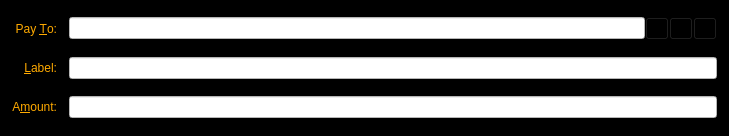
<?xml version="1.0" encoding="UTF-8"?>
<ui version="4.0">
 <class>SendCoinsEntry</class>
 <widget class="QFrame" name="SendCoinsEntry">
  <property name="geometry">
   <rect>
    <x>0</x>
    <y>0</y>
    <width>729</width>
    <height>136</height>
   </rect>
  </property>
  <property name="palette">
   <palette>
    <active>
     <colorrole role="WindowText">
      <brush brushstyle="SolidPattern">
       <color alpha="255">
        <red>170</red>
        <green>0</green>
        <blue>0</blue>
       </color>
      </brush>
     </colorrole>
     <colorrole role="Button">
      <brush brushstyle="SolidPattern">
       <color alpha="255">
        <red>0</red>
        <green>0</green>
        <blue>0</blue>
       </color>
      </brush>
     </colorrole>
     <colorrole role="Midlight">
      <brush brushstyle="SolidPattern">
       <color alpha="255">
        <red>255</red>
        <green>255</green>
        <blue>255</blue>
       </color>
      </brush>
     </colorrole>
     <colorrole role="Dark">
      <brush brushstyle="SolidPattern">
       <color alpha="255">
        <red>255</red>
        <green>255</green>
        <blue>255</blue>
       </color>
      </brush>
     </colorrole>
     <colorrole role="Mid">
      <brush brushstyle="SolidPattern">
       <color alpha="255">
        <red>255</red>
        <green>255</green>
        <blue>255</blue>
       </color>
      </brush>
     </colorrole>
     <colorrole role="Text">
      <brush brushstyle="SolidPattern">
       <color alpha="255">
        <red>170</red>
        <green>0</green>
        <blue>0</blue>
       </color>
      </brush>
     </colorrole>
     <colorrole role="ButtonText">
      <brush brushstyle="SolidPattern">
       <color alpha="255">
        <red>170</red>
        <green>0</green>
        <blue>0</blue>
       </color>
      </brush>
     </colorrole>
     <colorrole role="Base">
      <brush brushstyle="SolidPattern">
       <color alpha="255">
        <red>0</red>
        <green>0</green>
        <blue>0</blue>
       </color>
      </brush>
     </colorrole>
     <colorrole role="Window">
      <brush brushstyle="SolidPattern">
       <color alpha="255">
        <red>0</red>
        <green>0</green>
        <blue>0</blue>
       </color>
      </brush>
     </colorrole>
     <colorrole role="LinkVisited">
      <brush brushstyle="SolidPattern">
       <color alpha="255">
        <red>255</red>
        <green>0</green>
        <blue>0</blue>
       </color>
      </brush>
     </colorrole>
     <colorrole role="ToolTipText">
      <brush brushstyle="SolidPattern">
       <color alpha="255">
        <red>0</red>
        <green>0</green>
        <blue>0</blue>
       </color>
      </brush>
     </colorrole>
    </active>
    <inactive>
     <colorrole role="WindowText">
      <brush brushstyle="SolidPattern">
       <color alpha="255">
        <red>170</red>
        <green>0</green>
        <blue>0</blue>
       </color>
      </brush>
     </colorrole>
     <colorrole role="Button">
      <brush brushstyle="SolidPattern">
       <color alpha="255">
        <red>0</red>
        <green>0</green>
        <blue>0</blue>
       </color>
      </brush>
     </colorrole>
     <colorrole role="Midlight">
      <brush brushstyle="SolidPattern">
       <color alpha="255">
        <red>255</red>
        <green>255</green>
        <blue>255</blue>
       </color>
      </brush>
     </colorrole>
     <colorrole role="Dark">
      <brush brushstyle="SolidPattern">
       <color alpha="255">
        <red>255</red>
        <green>255</green>
        <blue>255</blue>
       </color>
      </brush>
     </colorrole>
     <colorrole role="Mid">
      <brush brushstyle="SolidPattern">
       <color alpha="255">
        <red>255</red>
        <green>255</green>
        <blue>255</blue>
       </color>
      </brush>
     </colorrole>
     <colorrole role="Text">
      <brush brushstyle="SolidPattern">
       <color alpha="255">
        <red>170</red>
        <green>0</green>
        <blue>0</blue>
       </color>
      </brush>
     </colorrole>
     <colorrole role="ButtonText">
      <brush brushstyle="SolidPattern">
       <color alpha="255">
        <red>170</red>
        <green>0</green>
        <blue>0</blue>
       </color>
      </brush>
     </colorrole>
     <colorrole role="Base">
      <brush brushstyle="SolidPattern">
       <color alpha="255">
        <red>0</red>
        <green>0</green>
        <blue>0</blue>
       </color>
      </brush>
     </colorrole>
     <colorrole role="Window">
      <brush brushstyle="SolidPattern">
       <color alpha="255">
        <red>0</red>
        <green>0</green>
        <blue>0</blue>
       </color>
      </brush>
     </colorrole>
     <colorrole role="LinkVisited">
      <brush brushstyle="SolidPattern">
       <color alpha="255">
        <red>255</red>
        <green>0</green>
        <blue>0</blue>
       </color>
      </brush>
     </colorrole>
     <colorrole role="ToolTipText">
      <brush brushstyle="SolidPattern">
       <color alpha="255">
        <red>0</red>
        <green>0</green>
        <blue>0</blue>
       </color>
      </brush>
     </colorrole>
    </inactive>
    <disabled>
     <colorrole role="WindowText">
      <brush brushstyle="SolidPattern">
       <color alpha="255">
        <red>255</red>
        <green>255</green>
        <blue>255</blue>
       </color>
      </brush>
     </colorrole>
     <colorrole role="Button">
      <brush brushstyle="SolidPattern">
       <color alpha="255">
        <red>0</red>
        <green>0</green>
        <blue>0</blue>
       </color>
      </brush>
     </colorrole>
     <colorrole role="Midlight">
      <brush brushstyle="SolidPattern">
       <color alpha="255">
        <red>255</red>
        <green>255</green>
        <blue>255</blue>
       </color>
      </brush>
     </colorrole>
     <colorrole role="Dark">
      <brush brushstyle="SolidPattern">
       <color alpha="255">
        <red>255</red>
        <green>255</green>
        <blue>255</blue>
       </color>
      </brush>
     </colorrole>
     <colorrole role="Mid">
      <brush brushstyle="SolidPattern">
       <color alpha="255">
        <red>255</red>
        <green>255</green>
        <blue>255</blue>
       </color>
      </brush>
     </colorrole>
     <colorrole role="Text">
      <brush brushstyle="SolidPattern">
       <color alpha="255">
        <red>255</red>
        <green>255</green>
        <blue>255</blue>
       </color>
      </brush>
     </colorrole>
     <colorrole role="ButtonText">
      <brush brushstyle="SolidPattern">
       <color alpha="255">
        <red>255</red>
        <green>255</green>
        <blue>255</blue>
       </color>
      </brush>
     </colorrole>
     <colorrole role="Base">
      <brush brushstyle="SolidPattern">
       <color alpha="255">
        <red>0</red>
        <green>0</green>
        <blue>0</blue>
       </color>
      </brush>
     </colorrole>
     <colorrole role="Window">
      <brush brushstyle="SolidPattern">
       <color alpha="255">
        <red>0</red>
        <green>0</green>
        <blue>0</blue>
       </color>
      </brush>
     </colorrole>
     <colorrole role="LinkVisited">
      <brush brushstyle="SolidPattern">
       <color alpha="255">
        <red>255</red>
        <green>0</green>
        <blue>0</blue>
       </color>
      </brush>
     </colorrole>
     <colorrole role="ToolTipText">
      <brush brushstyle="SolidPattern">
       <color alpha="255">
        <red>0</red>
        <green>0</green>
        <blue>0</blue>
       </color>
      </brush>
     </colorrole>
    </disabled>
   </palette>
  </property>
  <property name="windowTitle">
   <string>Form</string>
  </property>
  <property name="styleSheet">
   <string notr="true">background-color: rgb(0, 0, 0);</string>
  </property>
  <property name="frameShape">
   <enum>QFrame::StyledPanel</enum>
  </property>
  <property name="frameShadow">
   <enum>QFrame::Sunken</enum>
  </property>
  <layout class="QGridLayout" name="gridLayout">
   <property name="spacing">
    <number>12</number>
   </property>
   <item row="5" column="0">
    <widget class="QLabel" name="label">
     <property name="palette">
      <palette>
       <active>
        <colorrole role="WindowText">
         <brush brushstyle="SolidPattern">
          <color alpha="255">
           <red>255</red>
           <green>170</green>
           <blue>0</blue>
          </color>
         </brush>
        </colorrole>
        <colorrole role="Button">
         <brush brushstyle="SolidPattern">
          <color alpha="255">
           <red>0</red>
           <green>0</green>
           <blue>0</blue>
          </color>
         </brush>
        </colorrole>
        <colorrole role="Base">
         <brush brushstyle="SolidPattern">
          <color alpha="255">
           <red>0</red>
           <green>0</green>
           <blue>0</blue>
          </color>
         </brush>
        </colorrole>
        <colorrole role="Window">
         <brush brushstyle="SolidPattern">
          <color alpha="255">
           <red>0</red>
           <green>0</green>
           <blue>0</blue>
          </color>
         </brush>
        </colorrole>
       </active>
       <inactive>
        <colorrole role="WindowText">
         <brush brushstyle="SolidPattern">
          <color alpha="255">
           <red>255</red>
           <green>170</green>
           <blue>0</blue>
          </color>
         </brush>
        </colorrole>
        <colorrole role="Button">
         <brush brushstyle="SolidPattern">
          <color alpha="255">
           <red>0</red>
           <green>0</green>
           <blue>0</blue>
          </color>
         </brush>
        </colorrole>
        <colorrole role="Base">
         <brush brushstyle="SolidPattern">
          <color alpha="255">
           <red>0</red>
           <green>0</green>
           <blue>0</blue>
          </color>
         </brush>
        </colorrole>
        <colorrole role="Window">
         <brush brushstyle="SolidPattern">
          <color alpha="255">
           <red>0</red>
           <green>0</green>
           <blue>0</blue>
          </color>
         </brush>
        </colorrole>
       </inactive>
       <disabled>
        <colorrole role="WindowText">
         <brush brushstyle="SolidPattern">
          <color alpha="255">
           <red>132</red>
           <green>132</green>
           <blue>132</blue>
          </color>
         </brush>
        </colorrole>
        <colorrole role="Button">
         <brush brushstyle="SolidPattern">
          <color alpha="255">
           <red>0</red>
           <green>0</green>
           <blue>0</blue>
          </color>
         </brush>
        </colorrole>
        <colorrole role="Base">
         <brush brushstyle="SolidPattern">
          <color alpha="255">
           <red>0</red>
           <green>0</green>
           <blue>0</blue>
          </color>
         </brush>
        </colorrole>
        <colorrole role="Window">
         <brush brushstyle="SolidPattern">
          <color alpha="255">
           <red>0</red>
           <green>0</green>
           <blue>0</blue>
          </color>
         </brush>
        </colorrole>
       </disabled>
      </palette>
     </property>
     <property name="text">
      <string>A&amp;mount:</string>
     </property>
     <property name="alignment">
      <set>Qt::AlignRight|Qt::AlignTrailing|Qt::AlignVCenter</set>
     </property>
     <property name="buddy">
      <cstring>payAmount</cstring>
     </property>
    </widget>
   </item>
   <item row="3" column="0">
    <widget class="QLabel" name="label_2">
     <property name="palette">
      <palette>
       <active>
        <colorrole role="WindowText">
         <brush brushstyle="SolidPattern">
          <color alpha="255">
           <red>255</red>
           <green>170</green>
           <blue>0</blue>
          </color>
         </brush>
        </colorrole>
        <colorrole role="Button">
         <brush brushstyle="SolidPattern">
          <color alpha="255">
           <red>0</red>
           <green>0</green>
           <blue>0</blue>
          </color>
         </brush>
        </colorrole>
        <colorrole role="Base">
         <brush brushstyle="SolidPattern">
          <color alpha="255">
           <red>0</red>
           <green>0</green>
           <blue>0</blue>
          </color>
         </brush>
        </colorrole>
        <colorrole role="Window">
         <brush brushstyle="SolidPattern">
          <color alpha="255">
           <red>0</red>
           <green>0</green>
           <blue>0</blue>
          </color>
         </brush>
        </colorrole>
       </active>
       <inactive>
        <colorrole role="WindowText">
         <brush brushstyle="SolidPattern">
          <color alpha="255">
           <red>255</red>
           <green>170</green>
           <blue>0</blue>
          </color>
         </brush>
        </colorrole>
        <colorrole role="Button">
         <brush brushstyle="SolidPattern">
          <color alpha="255">
           <red>0</red>
           <green>0</green>
           <blue>0</blue>
          </color>
         </brush>
        </colorrole>
        <colorrole role="Base">
         <brush brushstyle="SolidPattern">
          <color alpha="255">
           <red>0</red>
           <green>0</green>
           <blue>0</blue>
          </color>
         </brush>
        </colorrole>
        <colorrole role="Window">
         <brush brushstyle="SolidPattern">
          <color alpha="255">
           <red>0</red>
           <green>0</green>
           <blue>0</blue>
          </color>
         </brush>
        </colorrole>
       </inactive>
       <disabled>
        <colorrole role="WindowText">
         <brush brushstyle="SolidPattern">
          <color alpha="255">
           <red>132</red>
           <green>132</green>
           <blue>132</blue>
          </color>
         </brush>
        </colorrole>
        <colorrole role="Button">
         <brush brushstyle="SolidPattern">
          <color alpha="255">
           <red>0</red>
           <green>0</green>
           <blue>0</blue>
          </color>
         </brush>
        </colorrole>
        <colorrole role="Base">
         <brush brushstyle="SolidPattern">
          <color alpha="255">
           <red>0</red>
           <green>0</green>
           <blue>0</blue>
          </color>
         </brush>
        </colorrole>
        <colorrole role="Window">
         <brush brushstyle="SolidPattern">
          <color alpha="255">
           <red>0</red>
           <green>0</green>
           <blue>0</blue>
          </color>
         </brush>
        </colorrole>
       </disabled>
      </palette>
     </property>
     <property name="text">
      <string>Pay &amp;To:</string>
     </property>
     <property name="alignment">
      <set>Qt::AlignRight|Qt::AlignTrailing|Qt::AlignVCenter</set>
     </property>
     <property name="buddy">
      <cstring>payTo</cstring>
     </property>
    </widget>
   </item>
   <item row="5" column="1">
    <widget class="BitcoinAmountField" name="payAmount">
     <property name="palette">
      <palette>
       <active>
        <colorrole role="WindowText">
         <brush brushstyle="SolidPattern">
          <color alpha="255">
           <red>202</red>
           <green>117</green>
           <blue>19</blue>
          </color>
         </brush>
        </colorrole>
        <colorrole role="Button">
         <brush brushstyle="SolidPattern">
          <color alpha="255">
           <red>255</red>
           <green>255</green>
           <blue>255</blue>
          </color>
         </brush>
        </colorrole>
        <colorrole role="Text">
         <brush brushstyle="SolidPattern">
          <color alpha="255">
           <red>202</red>
           <green>117</green>
           <blue>19</blue>
          </color>
         </brush>
        </colorrole>
        <colorrole role="ButtonText">
         <brush brushstyle="SolidPattern">
          <color alpha="255">
           <red>202</red>
           <green>117</green>
           <blue>19</blue>
          </color>
         </brush>
        </colorrole>
        <colorrole role="Base">
         <brush brushstyle="SolidPattern">
          <color alpha="255">
           <red>255</red>
           <green>255</green>
           <blue>255</blue>
          </color>
         </brush>
        </colorrole>
        <colorrole role="Window">
         <brush brushstyle="SolidPattern">
          <color alpha="255">
           <red>255</red>
           <green>255</green>
           <blue>255</blue>
          </color>
         </brush>
        </colorrole>
       </active>
       <inactive>
        <colorrole role="WindowText">
         <brush brushstyle="SolidPattern">
          <color alpha="255">
           <red>202</red>
           <green>117</green>
           <blue>19</blue>
          </color>
         </brush>
        </colorrole>
        <colorrole role="Button">
         <brush brushstyle="SolidPattern">
          <color alpha="255">
           <red>255</red>
           <green>255</green>
           <blue>255</blue>
          </color>
         </brush>
        </colorrole>
        <colorrole role="Text">
         <brush brushstyle="SolidPattern">
          <color alpha="255">
           <red>202</red>
           <green>117</green>
           <blue>19</blue>
          </color>
         </brush>
        </colorrole>
        <colorrole role="ButtonText">
         <brush brushstyle="SolidPattern">
          <color alpha="255">
           <red>202</red>
           <green>117</green>
           <blue>19</blue>
          </color>
         </brush>
        </colorrole>
        <colorrole role="Base">
         <brush brushstyle="SolidPattern">
          <color alpha="255">
           <red>255</red>
           <green>255</green>
           <blue>255</blue>
          </color>
         </brush>
        </colorrole>
        <colorrole role="Window">
         <brush brushstyle="SolidPattern">
          <color alpha="255">
           <red>255</red>
           <green>255</green>
           <blue>255</blue>
          </color>
         </brush>
        </colorrole>
       </inactive>
       <disabled>
        <colorrole role="WindowText">
         <brush brushstyle="SolidPattern">
          <color alpha="255">
           <red>202</red>
           <green>117</green>
           <blue>19</blue>
          </color>
         </brush>
        </colorrole>
        <colorrole role="Button">
         <brush brushstyle="SolidPattern">
          <color alpha="255">
           <red>255</red>
           <green>255</green>
           <blue>255</blue>
          </color>
         </brush>
        </colorrole>
        <colorrole role="Text">
         <brush brushstyle="SolidPattern">
          <color alpha="255">
           <red>202</red>
           <green>117</green>
           <blue>19</blue>
          </color>
         </brush>
        </colorrole>
        <colorrole role="ButtonText">
         <brush brushstyle="SolidPattern">
          <color alpha="255">
           <red>202</red>
           <green>117</green>
           <blue>19</blue>
          </color>
         </brush>
        </colorrole>
        <colorrole role="Base">
         <brush brushstyle="SolidPattern">
          <color alpha="255">
           <red>255</red>
           <green>255</green>
           <blue>255</blue>
          </color>
         </brush>
        </colorrole>
        <colorrole role="Window">
         <brush brushstyle="SolidPattern">
          <color alpha="255">
           <red>255</red>
           <green>255</green>
           <blue>255</blue>
          </color>
         </brush>
        </colorrole>
       </disabled>
      </palette>
     </property>
     <property name="focusPolicy">
      <enum>Qt::ClickFocus</enum>
     </property>
     <property name="autoFillBackground">
      <bool>false</bool>
     </property>
     <property name="styleSheet">
      <string notr="true">color: rgb(202, 117, 19);
background-color: rgb(255, 255, 255);
border-color: rgb(202, 117, 19);</string>
     </property>
    </widget>
   </item>
   <item row="4" column="1">
    <layout class="QHBoxLayout" name="horizontalLayout_2">
     <property name="spacing">
      <number>0</number>
     </property>
     <item>
      <widget class="QValidatedLineEdit" name="addAsLabel">
       <property name="enabled">
        <bool>true</bool>
       </property>
       <property name="palette">
        <palette>
         <active>
          <colorrole role="WindowText">
           <brush brushstyle="SolidPattern">
            <color alpha="255">
             <red>202</red>
             <green>117</green>
             <blue>19</blue>
            </color>
           </brush>
          </colorrole>
          <colorrole role="Button">
           <brush brushstyle="SolidPattern">
            <color alpha="255">
             <red>255</red>
             <green>255</green>
             <blue>255</blue>
            </color>
           </brush>
          </colorrole>
          <colorrole role="Text">
           <brush brushstyle="SolidPattern">
            <color alpha="255">
             <red>202</red>
             <green>117</green>
             <blue>19</blue>
            </color>
           </brush>
          </colorrole>
          <colorrole role="ButtonText">
           <brush brushstyle="SolidPattern">
            <color alpha="255">
             <red>202</red>
             <green>117</green>
             <blue>19</blue>
            </color>
           </brush>
          </colorrole>
          <colorrole role="Base">
           <brush brushstyle="SolidPattern">
            <color alpha="255">
             <red>255</red>
             <green>255</green>
             <blue>255</blue>
            </color>
           </brush>
          </colorrole>
          <colorrole role="Window">
           <brush brushstyle="SolidPattern">
            <color alpha="255">
             <red>255</red>
             <green>255</green>
             <blue>255</blue>
            </color>
           </brush>
          </colorrole>
          <colorrole role="Shadow">
           <brush brushstyle="SolidPattern">
            <color alpha="255">
             <red>255</red>
             <green>255</green>
             <blue>255</blue>
            </color>
           </brush>
          </colorrole>
          <colorrole role="HighlightedText">
           <brush brushstyle="SolidPattern">
            <color alpha="255">
             <red>255</red>
             <green>255</green>
             <blue>255</blue>
            </color>
           </brush>
          </colorrole>
         </active>
         <inactive>
          <colorrole role="WindowText">
           <brush brushstyle="SolidPattern">
            <color alpha="255">
             <red>202</red>
             <green>117</green>
             <blue>19</blue>
            </color>
           </brush>
          </colorrole>
          <colorrole role="Button">
           <brush brushstyle="SolidPattern">
            <color alpha="255">
             <red>255</red>
             <green>255</green>
             <blue>255</blue>
            </color>
           </brush>
          </colorrole>
          <colorrole role="Text">
           <brush brushstyle="SolidPattern">
            <color alpha="255">
             <red>202</red>
             <green>117</green>
             <blue>19</blue>
            </color>
           </brush>
          </colorrole>
          <colorrole role="ButtonText">
           <brush brushstyle="SolidPattern">
            <color alpha="255">
             <red>202</red>
             <green>117</green>
             <blue>19</blue>
            </color>
           </brush>
          </colorrole>
          <colorrole role="Base">
           <brush brushstyle="SolidPattern">
            <color alpha="255">
             <red>255</red>
             <green>255</green>
             <blue>255</blue>
            </color>
           </brush>
          </colorrole>
          <colorrole role="Window">
           <brush brushstyle="SolidPattern">
            <color alpha="255">
             <red>255</red>
             <green>255</green>
             <blue>255</blue>
            </color>
           </brush>
          </colorrole>
          <colorrole role="Shadow">
           <brush brushstyle="SolidPattern">
            <color alpha="255">
             <red>255</red>
             <green>255</green>
             <blue>255</blue>
            </color>
           </brush>
          </colorrole>
          <colorrole role="HighlightedText">
           <brush brushstyle="SolidPattern">
            <color alpha="255">
             <red>255</red>
             <green>255</green>
             <blue>255</blue>
            </color>
           </brush>
          </colorrole>
         </inactive>
         <disabled>
          <colorrole role="WindowText">
           <brush brushstyle="SolidPattern">
            <color alpha="255">
             <red>202</red>
             <green>117</green>
             <blue>19</blue>
            </color>
           </brush>
          </colorrole>
          <colorrole role="Button">
           <brush brushstyle="SolidPattern">
            <color alpha="255">
             <red>255</red>
             <green>255</green>
             <blue>255</blue>
            </color>
           </brush>
          </colorrole>
          <colorrole role="Text">
           <brush brushstyle="SolidPattern">
            <color alpha="255">
             <red>202</red>
             <green>117</green>
             <blue>19</blue>
            </color>
           </brush>
          </colorrole>
          <colorrole role="ButtonText">
           <brush brushstyle="SolidPattern">
            <color alpha="255">
             <red>202</red>
             <green>117</green>
             <blue>19</blue>
            </color>
           </brush>
          </colorrole>
          <colorrole role="Base">
           <brush brushstyle="SolidPattern">
            <color alpha="255">
             <red>255</red>
             <green>255</green>
             <blue>255</blue>
            </color>
           </brush>
          </colorrole>
          <colorrole role="Window">
           <brush brushstyle="SolidPattern">
            <color alpha="255">
             <red>255</red>
             <green>255</green>
             <blue>255</blue>
            </color>
           </brush>
          </colorrole>
          <colorrole role="Shadow">
           <brush brushstyle="SolidPattern">
            <color alpha="255">
             <red>255</red>
             <green>255</green>
             <blue>255</blue>
            </color>
           </brush>
          </colorrole>
          <colorrole role="HighlightedText">
           <brush brushstyle="SolidPattern">
            <color alpha="255">
             <red>255</red>
             <green>255</green>
             <blue>255</blue>
            </color>
           </brush>
          </colorrole>
         </disabled>
        </palette>
       </property>
       <property name="toolTip">
        <string>&lt;html&gt;&lt;head/&gt;&lt;body&gt;&lt;p&gt;&lt;span style=&quot; color:#aa0000;&quot;&gt;Enter a label for this address to add it to your address book&lt;/span&gt;&lt;/p&gt;&lt;/body&gt;&lt;/html&gt;</string>
       </property>
       <property name="styleSheet">
        <string notr="true">color: rgb(202, 117, 19);
background-color: rgb(255, 255, 255);
border-color: rgb(202, 117, 19);</string>
       </property>
      </widget>
     </item>
    </layout>
   </item>
   <item row="4" column="0">
    <widget class="QLabel" name="label_4">
     <property name="palette">
      <palette>
       <active>
        <colorrole role="WindowText">
         <brush brushstyle="SolidPattern">
          <color alpha="255">
           <red>255</red>
           <green>170</green>
           <blue>0</blue>
          </color>
         </brush>
        </colorrole>
        <colorrole role="Button">
         <brush brushstyle="SolidPattern">
          <color alpha="255">
           <red>0</red>
           <green>0</green>
           <blue>0</blue>
          </color>
         </brush>
        </colorrole>
        <colorrole role="ButtonText">
         <brush brushstyle="SolidPattern">
          <color alpha="255">
           <red>255</red>
           <green>255</green>
           <blue>255</blue>
          </color>
         </brush>
        </colorrole>
        <colorrole role="Base">
         <brush brushstyle="SolidPattern">
          <color alpha="255">
           <red>0</red>
           <green>0</green>
           <blue>0</blue>
          </color>
         </brush>
        </colorrole>
        <colorrole role="Window">
         <brush brushstyle="SolidPattern">
          <color alpha="255">
           <red>0</red>
           <green>0</green>
           <blue>0</blue>
          </color>
         </brush>
        </colorrole>
       </active>
       <inactive>
        <colorrole role="WindowText">
         <brush brushstyle="SolidPattern">
          <color alpha="255">
           <red>255</red>
           <green>170</green>
           <blue>0</blue>
          </color>
         </brush>
        </colorrole>
        <colorrole role="Button">
         <brush brushstyle="SolidPattern">
          <color alpha="255">
           <red>0</red>
           <green>0</green>
           <blue>0</blue>
          </color>
         </brush>
        </colorrole>
        <colorrole role="ButtonText">
         <brush brushstyle="SolidPattern">
          <color alpha="255">
           <red>255</red>
           <green>255</green>
           <blue>255</blue>
          </color>
         </brush>
        </colorrole>
        <colorrole role="Base">
         <brush brushstyle="SolidPattern">
          <color alpha="255">
           <red>0</red>
           <green>0</green>
           <blue>0</blue>
          </color>
         </brush>
        </colorrole>
        <colorrole role="Window">
         <brush brushstyle="SolidPattern">
          <color alpha="255">
           <red>0</red>
           <green>0</green>
           <blue>0</blue>
          </color>
         </brush>
        </colorrole>
       </inactive>
       <disabled>
        <colorrole role="WindowText">
         <brush brushstyle="SolidPattern">
          <color alpha="255">
           <red>132</red>
           <green>132</green>
           <blue>132</blue>
          </color>
         </brush>
        </colorrole>
        <colorrole role="Button">
         <brush brushstyle="SolidPattern">
          <color alpha="255">
           <red>0</red>
           <green>0</green>
           <blue>0</blue>
          </color>
         </brush>
        </colorrole>
        <colorrole role="ButtonText">
         <brush brushstyle="SolidPattern">
          <color alpha="255">
           <red>255</red>
           <green>255</green>
           <blue>255</blue>
          </color>
         </brush>
        </colorrole>
        <colorrole role="Base">
         <brush brushstyle="SolidPattern">
          <color alpha="255">
           <red>0</red>
           <green>0</green>
           <blue>0</blue>
          </color>
         </brush>
        </colorrole>
        <colorrole role="Window">
         <brush brushstyle="SolidPattern">
          <color alpha="255">
           <red>0</red>
           <green>0</green>
           <blue>0</blue>
          </color>
         </brush>
        </colorrole>
       </disabled>
      </palette>
     </property>
     <property name="text">
      <string>&amp;Label:</string>
     </property>
     <property name="alignment">
      <set>Qt::AlignRight|Qt::AlignTrailing|Qt::AlignVCenter</set>
     </property>
     <property name="buddy">
      <cstring>addAsLabel</cstring>
     </property>
    </widget>
   </item>
   <item row="3" column="1">
    <layout class="QHBoxLayout" name="payToLayout">
     <property name="spacing">
      <number>0</number>
     </property>
     <item>
      <widget class="QValidatedLineEdit" name="payTo">
       <property name="palette">
        <palette>
         <active>
          <colorrole role="WindowText">
           <brush brushstyle="SolidPattern">
            <color alpha="255">
             <red>202</red>
             <green>117</green>
             <blue>19</blue>
            </color>
           </brush>
          </colorrole>
          <colorrole role="Button">
           <brush brushstyle="SolidPattern">
            <color alpha="255">
             <red>255</red>
             <green>255</green>
             <blue>255</blue>
            </color>
           </brush>
          </colorrole>
          <colorrole role="Text">
           <brush brushstyle="SolidPattern">
            <color alpha="255">
             <red>202</red>
             <green>117</green>
             <blue>19</blue>
            </color>
           </brush>
          </colorrole>
          <colorrole role="ButtonText">
           <brush brushstyle="SolidPattern">
            <color alpha="255">
             <red>202</red>
             <green>117</green>
             <blue>19</blue>
            </color>
           </brush>
          </colorrole>
          <colorrole role="Base">
           <brush brushstyle="SolidPattern">
            <color alpha="255">
             <red>255</red>
             <green>255</green>
             <blue>255</blue>
            </color>
           </brush>
          </colorrole>
          <colorrole role="Window">
           <brush brushstyle="SolidPattern">
            <color alpha="255">
             <red>255</red>
             <green>255</green>
             <blue>255</blue>
            </color>
           </brush>
          </colorrole>
          <colorrole role="Shadow">
           <brush brushstyle="SolidPattern">
            <color alpha="255">
             <red>255</red>
             <green>255</green>
             <blue>255</blue>
            </color>
           </brush>
          </colorrole>
         </active>
         <inactive>
          <colorrole role="WindowText">
           <brush brushstyle="SolidPattern">
            <color alpha="255">
             <red>202</red>
             <green>117</green>
             <blue>19</blue>
            </color>
           </brush>
          </colorrole>
          <colorrole role="Button">
           <brush brushstyle="SolidPattern">
            <color alpha="255">
             <red>255</red>
             <green>255</green>
             <blue>255</blue>
            </color>
           </brush>
          </colorrole>
          <colorrole role="Text">
           <brush brushstyle="SolidPattern">
            <color alpha="255">
             <red>202</red>
             <green>117</green>
             <blue>19</blue>
            </color>
           </brush>
          </colorrole>
          <colorrole role="ButtonText">
           <brush brushstyle="SolidPattern">
            <color alpha="255">
             <red>202</red>
             <green>117</green>
             <blue>19</blue>
            </color>
           </brush>
          </colorrole>
          <colorrole role="Base">
           <brush brushstyle="SolidPattern">
            <color alpha="255">
             <red>255</red>
             <green>255</green>
             <blue>255</blue>
            </color>
           </brush>
          </colorrole>
          <colorrole role="Window">
           <brush brushstyle="SolidPattern">
            <color alpha="255">
             <red>255</red>
             <green>255</green>
             <blue>255</blue>
            </color>
           </brush>
          </colorrole>
          <colorrole role="Shadow">
           <brush brushstyle="SolidPattern">
            <color alpha="255">
             <red>255</red>
             <green>255</green>
             <blue>255</blue>
            </color>
           </brush>
          </colorrole>
         </inactive>
         <disabled>
          <colorrole role="WindowText">
           <brush brushstyle="SolidPattern">
            <color alpha="255">
             <red>202</red>
             <green>117</green>
             <blue>19</blue>
            </color>
           </brush>
          </colorrole>
          <colorrole role="Button">
           <brush brushstyle="SolidPattern">
            <color alpha="255">
             <red>255</red>
             <green>255</green>
             <blue>255</blue>
            </color>
           </brush>
          </colorrole>
          <colorrole role="Text">
           <brush brushstyle="SolidPattern">
            <color alpha="255">
             <red>202</red>
             <green>117</green>
             <blue>19</blue>
            </color>
           </brush>
          </colorrole>
          <colorrole role="ButtonText">
           <brush brushstyle="SolidPattern">
            <color alpha="255">
             <red>202</red>
             <green>117</green>
             <blue>19</blue>
            </color>
           </brush>
          </colorrole>
          <colorrole role="Base">
           <brush brushstyle="SolidPattern">
            <color alpha="255">
             <red>255</red>
             <green>255</green>
             <blue>255</blue>
            </color>
           </brush>
          </colorrole>
          <colorrole role="Window">
           <brush brushstyle="SolidPattern">
            <color alpha="255">
             <red>255</red>
             <green>255</green>
             <blue>255</blue>
            </color>
           </brush>
          </colorrole>
          <colorrole role="Shadow">
           <brush brushstyle="SolidPattern">
            <color alpha="255">
             <red>255</red>
             <green>255</green>
             <blue>255</blue>
            </color>
           </brush>
          </colorrole>
         </disabled>
        </palette>
       </property>
       <property name="toolTip">
        <string>&lt;html&gt;&lt;head/&gt;&lt;body&gt;&lt;p&gt;&lt;span style=&quot; color:#aa0000;&quot;&gt;The address to send the payment to  (e.g. D6C128gpd7yhUVApHAKAjqD6jd71uG3HEK)&lt;/span&gt;&lt;/p&gt;&lt;/body&gt;&lt;/html&gt;</string>
       </property>
       <property name="styleSheet">
        <string notr="true">color: rgb(202, 117, 19);
background-color: rgb(255, 255, 255);
border-color: rgb(202, 117, 19);</string>
       </property>
       <property name="text">
        <string/>
       </property>
       <property name="maxLength">
        <number>34</number>
       </property>
      </widget>
     </item>
     <item>
      <widget class="QToolButton" name="addressBookButton">
       <property name="toolTip">
        <string>Choose address from address book</string>
       </property>
       <property name="text">
        <string/>
       </property>
       <property name="icon">
        <iconset resource="../bitcoin.qrc">
         <normaloff>:/icons/address-book</normaloff>:/icons/address-book</iconset>
       </property>
       <property name="shortcut">
        <string>Alt+A</string>
       </property>
      </widget>
     </item>
     <item>
      <widget class="QToolButton" name="pasteButton">
       <property name="toolTip">
        <string>Paste address from clipboard</string>
       </property>
       <property name="text">
        <string/>
       </property>
       <property name="icon">
        <iconset resource="../bitcoin.qrc">
         <normaloff>:/icons/editpaste</normaloff>:/icons/editpaste</iconset>
       </property>
       <property name="shortcut">
        <string>Alt+P</string>
       </property>
      </widget>
     </item>
     <item>
      <widget class="QToolButton" name="deleteButton">
       <property name="toolTip">
        <string>Remove this recipient</string>
       </property>
       <property name="text">
        <string/>
       </property>
       <property name="icon">
        <iconset resource="../bitcoin.qrc">
         <normaloff>:/icons/remove</normaloff>:/icons/remove</iconset>
       </property>
      </widget>
     </item>
    </layout>
   </item>
  </layout>
 </widget>
 <customwidgets>
  <customwidget>
   <class>QValidatedLineEdit</class>
   <extends>QLineEdit</extends>
   <header>qvalidatedlineedit.h</header>
  </customwidget>
  <customwidget>
   <class>BitcoinAmountField</class>
   <extends>QLineEdit</extends>
   <header>bitcoinamountfield.h</header>
   <container>1</container>
  </customwidget>
 </customwidgets>
 <resources>
  <include location="../bitcoin.qrc"/>
 </resources>
 <connections/>
</ui>
